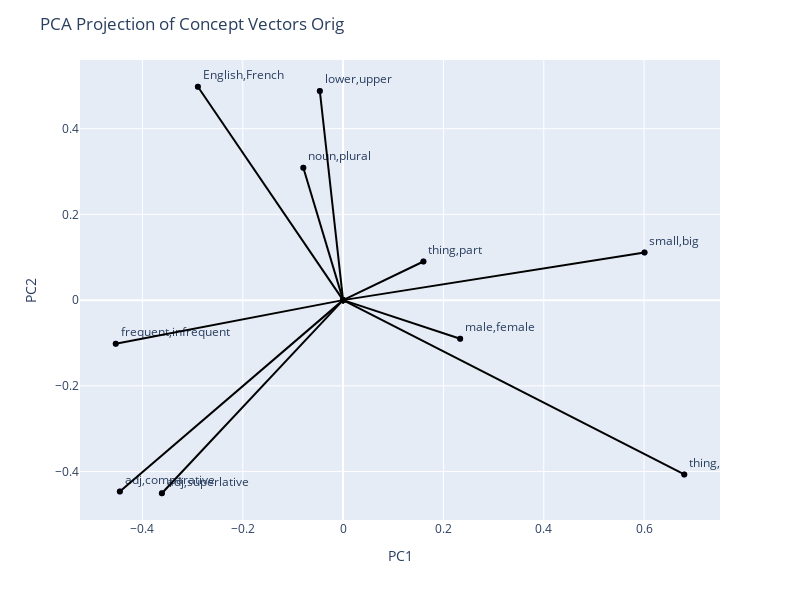

The notebook cell this image was saved under:
### Code cell
# admittedly not the most useful plot in 2d - need to sample "similar-ish" concepts and check if they cluster 
# but even they may not in 2d
plot_pca_reps(torch.stack(list(concept_g_orig.values())).cpu(), labels=concept_g_orig.keys(), title="PCA Projection of Concept Vectors Orig")

### Figure 1 — Plotly figure (JSON) as saved in the notebook; plotly's stock layout.template omitted (floating-point values rounded to 4 significant figures)
{"data": [{"hovertemplate": "x_end=%{x}<br>y_end=%{y}<br>label=%{text}<extra></extra>", "legendgroup": "", "marker": {"color": "#636efa", "symbol": "circle"}, "mode": "markers+text", "name": "", "orientation": "v", "showlegend": false, "text": [["male", "female"], ["English", "French"], ["small", "big"], ["lower", "upper"], ["frequent", "infrequent"], ["thing", "color"], ["thing", "part"], ["noun", "plural"], ["adj", "comparative"], ["adj", "superlative"]], "textposition": "top right", "type": "scatter", "x": [0.2334, -0.2895, 0.6009, -0.04637, -0.4532, 0.68, 0.1601, -0.07925, -0.445, -0.3612], "xaxis": "x", "y": [-0.09027, 0.4978, 0.1112, 0.4879, -0.1019, -0.4066, 0.09011, 0.3087, -0.4464, -0.4506], "yaxis": "y"}, {"line": {"color": "black"}, "marker": {"color": "black"}, "mode": "lines+markers", "showlegend": false, "textposition": "top right", "type": "scatter", "x": [0, 0.2334], "y": [0, -0.09027]}, {"line": {"color": "black"}, "marker": {"color": "black"}, "mode": "lines+markers", "showlegend": false, "textposition": "top right", "type": "scatter", "x": [0, -0.2895], "y": [0, 0.4978]}, {"line": {"color": "black"}, "marker": {"color": "black"}, "mode": "lines+markers", "showlegend": false, "textposition": "top right", "type": "scatter", "x": [0, 0.6009], "y": [0, 0.1112]}, {"line": {"color": "black"}, "marker": {"color": "black"}, "mode": "lines+markers", "showlegend": false, "textposition": "top right", "type": "scatter", "x": [0, -0.04637], "y": [0, 0.4879]}, {"line": {"color": "black"}, "marker": {"color": "black"}, "mode": "lines+markers", "showlegend": false, "textposition": "top right", "type": "scatter", "x": [0, -0.4532], "y": [0, -0.1019]}, {"line": {"color": "black"}, "marker": {"color": "black"}, "mode": "lines+markers", "showlegend": false, "textposition": "top right", "type": "scatter", "x": [0, 0.68], "y": [0, -0.4066]}, {"line": {"color": "black"}, "marker": {"color": "black"}, "mode": "lines+markers", "showlegend": false, "textposition": "top right", "type": "scatter", "x": [0, 0.1601], "y": [0, 0.09011]}, {"line": {"color": "black"}, "marker": {"color": "black"}, "mode": "lines+markers", "showlegend": false, "textposition": "top right", "type": "scatter", "x": [0, -0.07925], "y": [0, 0.3087]}, {"line": {"color": "black"}, "marker": {"color": "black"}, "mode": "lines+markers", "showlegend": false, "textposition": "top right", "type": "scatter", "x": [0, -0.445], "y": [0, -0.4464]}, {"line": {"color": "black"}, "marker": {"color": "black"}, "mode": "lines+markers", "showlegend": false, "textposition": "top right", "type": "scatter", "x": [0, -0.3612], "y": [0, -0.4506]}], "layout": {"height": 600, "legend": {"tracegroupgap": 0}, "margin": {"t": 60}, "showlegend": false, "title": {"text": "PCA Projection of Concept Vectors Orig"}, "width": 800, "xaxis": {"anchor": "y", "domain": [0, 1], "title": {"text": "PC1"}}, "yaxis": {"anchor": "x", "domain": [0, 1], "title": {"text": "PC2"}}}}
